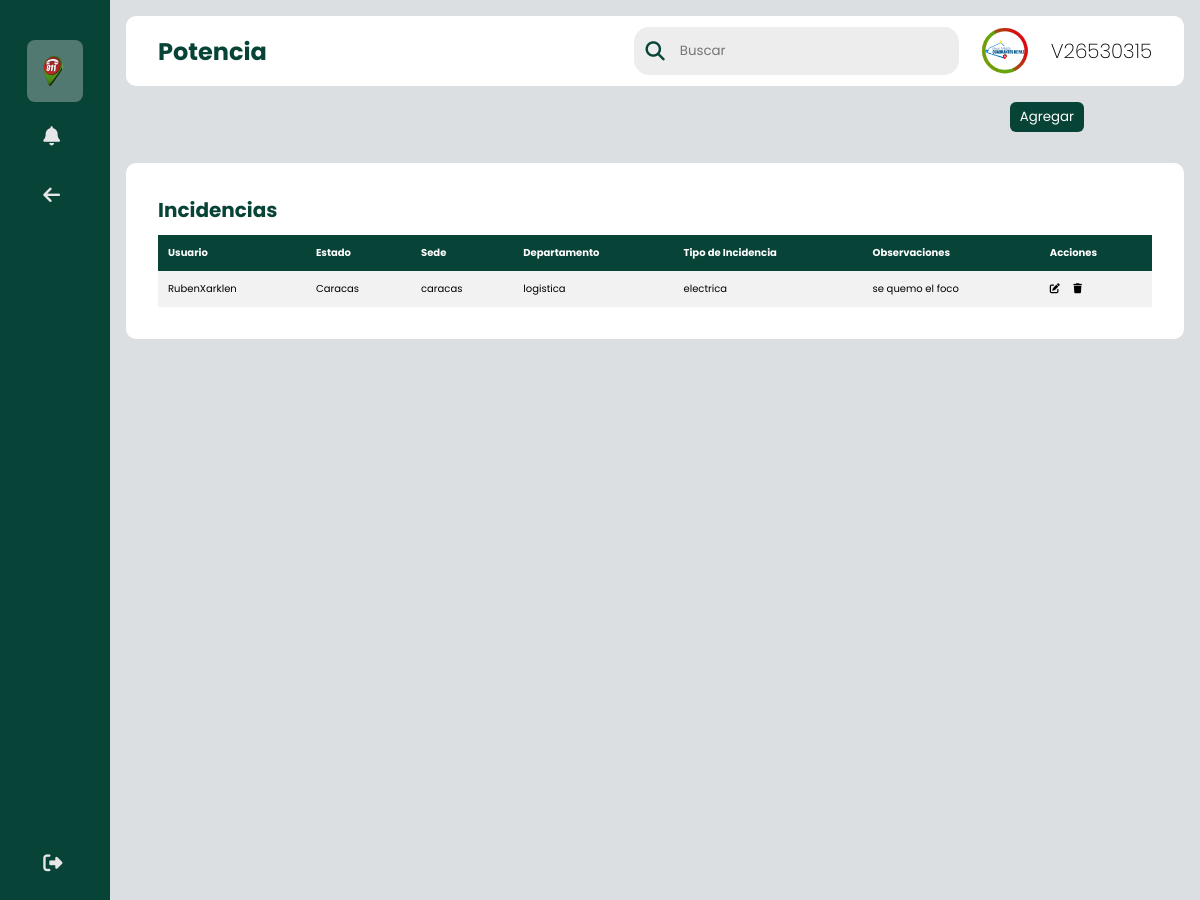
The app's page /potencia (signed in) with its own data.
### sistema/models.py (models this page shows, shortened)
class UserC(AbstractUser, PermissionsMixin):
    STATUS = (
        ('estandar', 'estandar'),
        ('admin', 'admin'),
        ('superu', 'superu'),
    )
    username = models.CharField(max_length=200, verbose_name='Cédula:', default='', unique=True)
    nombre = models.CharField(max_length=200, verbose_name='Nombre:', default='')
    apellido = models.CharField(max_length=200, verbose_name='Apellido:', default='')
    password = models.CharField(max_length=200, verbose_name='Contraseña:', default='')
    tipo = models.CharField(max_length=200, verbose_name='Tipo de Usuario:', choices=STATUS, default='')
    sede = models.CharField(max_length=200, verbose_name='Sede:', default='')
    departamento = models.CharField(max_length=200, verbose_name='Departamento:', default='')
    USERNAME_FIELD = 'username'

class Incidencias(models.Model):
    estado=models.CharField(max_length=300)
    sede=models.CharField(max_length=300)
    departamento=models.CharField(max_length=300)
    tipoincidencia=models.CharField(max_length=300)
    usuario=models.CharField(max_length=300)
    observaciones=models.CharField(max_length=300)
    class Meta:
        verbose_name='incidencia'
        verbose_name_plural='incidencias'

### sistema/decorators.py (the view)
        def wrapper_func(request, *args, **kwargs):
            group = None
            if request.user.groups.exists():
                group = request.user.groups.all()[0].name
            if group in allowed_roles:
                return view_func(request, *args, **kwargs)
            else:
                return redirect('403')

### sistema/forms.py
class IncidenciasForm(forms.ModelForm):
    class Meta:
        model = Incidencias
        fields = ('estado', 'sede', 'departamento', 'tipoincidencia', 'usuario', 'observaciones')

class IncidenciasEForm(forms.ModelForm):
    class Meta:
        model = Incidencias
        fields = ('estado', 'sede', 'departamento', 'tipoincidencia', 'usuario', 'observaciones')

### sistema/views.py (called while the page is built, shortened)
@login_required(login_url='login')
@allowed_users(allowed_roles=['admin', 'gestion'])
def potencia(request):
    incidenciass = Incidencias.objects.all()
    context = {'formpi': IncidenciasForm(), 'formegh': IncidenciasEForm(), 'incidenciass': incidenciass}
    return render(request, 'potencia/potencia.html', context)

### sistema/templates/potencia/potencia.html (shortened to what this page needs)
{% load static %}
<!DOCTYPE html>
<html lang="es">
	<head>
  		<link rel="stylesheet" type="text/css" href="{% static 'css/style.css' %}">
        <link rel="stylesheet" href="https://cdnjs.cloudflare.com/ajax/libs/font-awesome/6.4.0/css/all.min.css">
	</head>
    <body>
        <div class="sidebar">
            <div class="logo"></div>
            <ul class="menu">
                    <li class="active">
                        <a href="#">
                                <img style="width:20px; height: 30px;" src="{% static 'img/favicon.png' %}">
                        </a>
                    </li>
                    <li>
                        <a href="../potencia">
                            <i class="fa-solid fa-bell"></i>
                        </a>
                    </li>
                    <li class="logout.new">
                        <a href="../modulos">
                            <i class="fa-solid fa-arrow-left"></i>
                        </a>
                    </li>
                    <li class="logout">
                        <a href="{% url 'logout' %}">
                            <i class="fa-solid fa-right-from-bracket"></i>
                        </a>
                    </li>
                </ul>
            </div>
        <div class="main--content">
            <div class="header--wrapper">
                <div class="header--title">
                <h2>Potencia</h2>
            </div>
            <div class="user--info">
                <div class="searh--box">
                    <i class="fa-solid fa-magnifying-glass"></i>
                    <input type="text" placeholder="Buscar" />
            </div>
                <img src="{% static 'img/ven911.jpg' %}">
                <h2 class="title">V{{request.user.username}}</h2>
            </div>
        </div>
        <div align="right" style="margin-right: 100px; margin-bottom: -10px;">
            <button id="myBtn" class="btn">Agregar</button>
        </div>
        <br>
        <div class="tabular--wrapper">
            <h3 class="main--title">Incidencias</h3>
            <div class="table-container">
                <table>
                    <thead>
                        <tr>
                            <th>Usuario</th>
                            <th>Estado</th>
                            <th>Sede</th>
                            <th>Departamento</th>
                            <th>Tipo de Incidencia</th>
                            <th>Observaciones</th>
                            <th>Acciones</th>
                        </tr>
                        <tbody>
                            {% for archivo in incidenciass %}
                                <tr>
                                    <td>{{ archivo.usuario }}</td>
                                    <td>{{ archivo.estado }}</td>
                                    <td>{{ archivo.sede }}</td>
                                    <td>{{ archivo.departamento }}</td>
                                    <td>{{ archivo.tipoincidencia }}</td>
                                    <td>{{ archivo.observaciones }}</td>
                                    <td>
                                        <a href="#" id="myBtnn3{{ archivo.id }}" style="color: black;"><i class="fa-solid fa-pen-to-square"></i></a>
                                        <a href="#" id="myBtnn2{{ archivo.id }}" style="color: black;"><i class="fa-solid fa-trash"></i></a>
                                    </td>
                                </tr>
                            {% endfor %}
                        </tbody>
                    </thead>
                </table>
            </div>
        </div>
    </body>
</html>

### sistema/static/css/style.css (style rules this page uses)
* { margin: 0; padding: 0; border: none; outline: none; box-sizing: border-box; font-family: "Poppins", sans-serif; }
body { display: flex; }
.sidebar { position: sticky; top: 0; left: 0; bottom: 0; width: 110px; height: 100vh; padding: 0 1.7rem; color: #ffffff; transition: all 0.5s linear; background: #084337; }
.logo { height: 10px; padding: 16px; }
.menu { height: 88%; position: relative; list-style: none; padding: 0; }
.menu li { padding: 1rem; margin: 8px 0; border-radius: 8px; transition: all 0.5s ease-in-out; }
.menu li:hover, .active { background: #e0e0e058; }
.menu a { color:#e6e6e6; font-size: 10px; text-decoration: none; display: flex; align-items: center; gap: 1.5rem; }
.menu a i { font-size: 1.2rem; }
.logout { position: absolute; bottom: 0; left: 0; width: 100%; }
.main--content { position: relative; background: #DCDFE1; width: 100%; padding: 1rem; }
.header--wrapper img { width: 60px; height: 50px; cursor: pointer; border-radius: 50%; }
.header--wrapper { display: flex; justify-content: space-between; align-items: center; flex-wrap: wrap; background: #ffffff; border-radius: 10px; padding: 10px 2rem; margin-bottom: 1rem; }
.header--title { color: #084337; }
.user--info { display: flex; align-items: center; gap: 1rem; }
.searh--box { background:rgb(237, 237, 237); border-radius: 15px; color: #084337; display: flex; align-items: center; gap: 5px; padding: 4px 12px; }
.searh--box input { background: transparent; color: rgb(6, 31, 11); padding: 10px; }
.searh--box i { font-size: 1.2rem; cursor: pointer; transition: all 0.5s ease-in-out; }
.main--title { color: #084337; padding-bottom: 10px; font-size: 20px; }
.title { font-size: 20px; font-weight: 200; }
.tabular--wrapper { background: #ffffff; margin-top: 1rem; border-radius: 10px; padding: 2rem; }
.table-container { width: 100%; overflow:auto; }
table { width: 100%; border-collapse: collapse; }
thead { background: #084337; color: #ffffff; }
th { padding: 10px; text-align: left; font-size: 10px; }
tbody { background: #f2f2f2; }
td { padding: 10px; font-size: 10px; color: rgb(0, 0, 0); }
.btn { position: relative; padding: 5px 10px; background: #084337; text-decoration: none; color: #ffffff; border-radius: 6px; }

### records on screen
UserC: user.username "26530315"
Incidencias: usuario "RubenXarklen", estado "Caracas", sede "caracas", departamento "logistica", tipoincidencia "electrica", observaciones "se quemo el foco"
